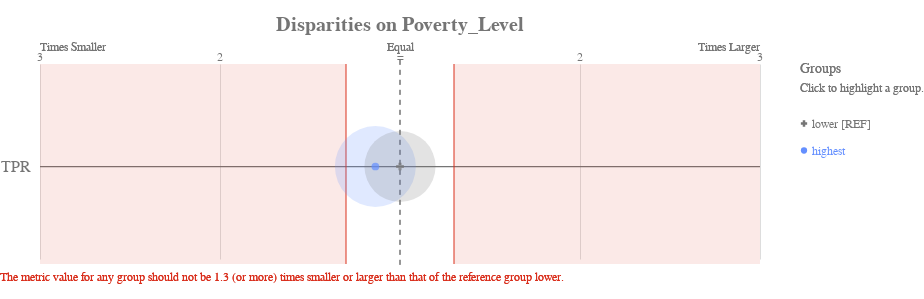

The code cell stored with this chart in its notebook:
### Code cell
ap.disparity(bdf, metrics, 'poverty_level', fairness_threshold = 1.3)

### Figure 1 — Vega-Lite specification as saved in the notebook (floating-point values rounded to 4 significant figures)
{"config": {"view": {"continuousWidth": 400, "continuousHeight": 300, "strokeWidth": 0}, "axisLeft": {"labelColor": "rgb(117,117,117)", "labelFont": "Arial", "labelFontSize": 16}, "title": {"align": "center", "baseline": "middle", "color": "rgb(117,117,117)", "font": "Arial", "fontSize": 20, "fontWeight": "bold"}}, "layer": [{"data": {"name": "data-1f2af75cfead9a3854ee453922b4eaab"}, "mark": {"type": "rule", "stroke": "rgb(117,117,117)", "strokeWidth": 1.25, "tooltip": ""}, "encoding": {"x": {"type": "quantitative", "field": "x", "scale": {"domain": [-2, 2], "range": [40.0, 760.0]}}, "x2": {"field": "x2"}, "y": {"type": "nominal", "axis": {"domain": false, "labelAngle": 0, "labelPadding": -30, "orient": "left", "ticks": false, "title": ""}, "field": "metric", "scale": {"domain": ["TPR"], "range": [30, 225.0]}}}}, {"data": {"name": "data-79dd248bdaa0ea02c535240e8ad022c8"}, "mark": {"type": "rule", "stroke": "rgb(117,117,117)", "strokeDash": [5, 5], "strokeWidth": 1}, "encoding": {"tooltip": {"value": "lower [REF]"}, "x": {"value": 400.0}, "y": {"value": 20.83}, "y2": {"value": 229.2}}}, {"data": {"name": "data-c233327f4cd9b4c2df31bf8015c83e4a"}, "mark": {"type": "text", "align": "center", "color": "rgb(117,117,117)", "font": "Arial", "fontSize": 12, "fontWeight": "normal", "tooltip": ""}, "encoding": {"text": {"type": "nominal", "field": "label"}, "x": {"type": "quantitative", "field": "value", "scale": {"domain": [-2, 2], "range": [40.0, 760.0]}}, "y": {"value": 17.5}}}, {"layer": [{"mark": {"type": "text", "align": "left", "fill": "rgb(117,117,117)", "font": "Arial", "fontSize": 12, "fontWeight": "normal", "tooltip": ""}, "encoding": {"text": {"value": "Times Smaller"}, "x": {"value": 40.0}, "y": {"value": 7.5}}}, {"mark": {"type": "text", "align": "right", "fill": "rgb(117,117,117)", "font": "Arial", "fontSize": 12, "fontWeight": "normal", "tooltip": ""}, "encoding": {"text": {"value": "Times Larger"}, "x": {"value": 760.0}, "y": {"value": 7.5}}}, {"mark": {"type": "text", "align": "center", "fill": "rgb(117,117,117)", "font": "Arial", "fontSize": 12, "fontWeight": "normal", "tooltip": ""}, "encoding": {"text": {"value": "Equal"}, "x": {"value": 400.0}, "y": {"value": 7.5}}}], "data": {"name": "data-79dd248bdaa0ea02c535240e8ad022c8"}}, {"layer": [{"mark": {"type": "rule", "opacity": 0.8, "stroke": "rgb(217, 46, 28)", "strokeWidth": 1.25, "tooltip": ""}, "encoding": {"x": {"type": "quantitative", "field": "min", "scale": {"domain": [-2, 2], "range": [40.0, 760.0]}}, "y": {"value": 25.0}, "y2": {"value": 225.0}}}, {"mark": {"type": "rule", "opacity": 0.8, "stroke": "rgb(217, 46, 28)", "strokeWidth": 1.25, "tooltip": ""}, "encoding": {"x": {"type": "quantitative", "field": "max", "scale": {"domain": [-2, 2], "range": [40.0, 760.0]}}, "y": {"value": 25.0}, "y2": {"value": 225.0}}}, {"layer": [{"mark": {"type": "rect", "fill": "rgb(217, 46, 28)", "opacity": 0.1, "tooltip": ""}, "encoding": {"x": {"type": "quantitative", "field": "min", "scale": {"domain": [-2, 2], "range": [40.0, 760.0]}}, "x2": {"field": "lower_end"}, "y": {"value": 25.0}, "y2": {"value": 225.0}}}, {"mark": {"type": "rect", "fill": "rgb(217, 46, 28)", "opacity": 0.1, "tooltip": ""}, "encoding": {"x": {"type": "quantitative", "field": "max", "scale": {"domain": [-2, 2], "range": [40.0, 760.0]}}, "x2": {"field": "upper_end"}, "y": {"value": 25.0}, "y2": {"value": 225.0}}}]}, {"data": {"name": "data-79dd248bdaa0ea02c535240e8ad022c8"}, "mark": {"type": "text", "align": "left", "baseline": "top", "fill": "rgb(217, 46, 28)", "font": "Arial", "fontSize": 12, "fontWeight": "normal", "tooltip": ""}, "encoding": {"text": {"value": "The metric value for any group should not be 1.3 (or more) times smaller or larger than that of the reference group lower."}, "x": {"value": 0}, "y": {"value": 233.3}}}], "data": {"name": "data-68125cfc4fc9557defd07e8d14c561c8"}}, {"layer": [{"mark": "circle"}, {"data": {"name": "data-b5887b10a960e26ec2eab3cd74705d08"}, "mark": {"type": "circle", "opacity": 0.2}, "encoding": {"color": {"condition": {"type": "nominal", "field": "attribute_value", "legend": null, "scale": {"domain": ["lower", "highest"], "range": ["rgb(117,117,117)", "rgb(100, 143, 255)", "rgb(254, 97, 0)", "rgb(220, 38, 127)", "rgb(255, 176, 0)", "rgb(120, 94, 240)"]}, "selection": "selector005"}, "value": "rgb(224,224,224)"}, "size": {"type": "quantitative", "field": "group_size", "legend": null, "scale": {"domain": [0, 11970.0], "range": [0, 7854.0]}}, "tooltip": [{"type": "nominal", "field": "attribute_value", "title": "Group"}, {"type": "nominal", "field": "tooltip_group_size", "title": "Group Size"}, {"type": "nominal", "field": "tooltip_disparity_explanation_tpr", "title": "Disparity"}, {"type": "quantitative", "field": "tpr", "format": ".2f", "title": "TPR"}], "x": {"type": "quantitative", "axis": {"domain": false, "labels": false, "ticks": false, "title": null, "values": [1, 2, -2, -1]}, "field": "tpr_disparity_scaled", "scale": {"domain": [-2, 2], "range": [40.0, 760.0]}}, "y": {"type": "nominal", "axis": {"domain": false, "grid": false, "labels": false, "ticks": false, "title": " "}, "field": "metric_variable", "scale": {"domain": ["TPR"], "range": [30, 225.0]}}}, "selection": {"selector007": {"type": "multi", "empty": "all", "fields": ["attribute_value"]}}, "transform": [{"calculate": "'TPR'", "as": "metric_variable"}]}, {"layer": [{"mark": "point"}, {"data": {"name": "data-b5887b10a960e26ec2eab3cd74705d08"}, "mark": {"type": "point", "filled": true, "size": 60}, "encoding": {"color": {"condition": {"type": "nominal", "field": "attribute_value", "legend": null, "scale": {"domain": ["lower", "highest"], "range": ["rgb(117,117,117)", "rgb(100, 143, 255)", "rgb(254, 97, 0)", "rgb(220, 38, 127)", "rgb(255, 176, 0)", "rgb(120, 94, 240)"]}, "selection": "selector005"}, "value": "rgb(224,224,224)"}, "shape": {"type": "nominal", "field": "attribute_value", "legend": null, "scale": {"domain": ["lower", "highest"], "range": ["cross", "circle"]}}, "tooltip": [{"type": "nominal", "field": "attribute_value", "title": "Group"}, {"type": "nominal", "field": "tooltip_group_size", "title": "Group Size"}, {"type": "nominal", "field": "tooltip_disparity_explanation_tpr", "title": "Disparity"}, {"type": "quantitative", "field": "tpr", "format": ".2f", "title": "TPR"}], "x": {"type": "quantitative", "axis": {"domain": false, "labels": false, "ticks": false, "title": null, "values": [1, 2, -2, -1]}, "field": "tpr_disparity_scaled", "scale": {"domain": [-2, 2], "range": [40.0, 760.0]}}, "y": {"type": "nominal", "axis": {"domain": false, "grid": false, "labels": false, "ticks": false, "title": " "}, "field": "metric_variable", "scale": {"domain": ["TPR"], "range": [30, 225.0]}}}, "selection": {"selector006": {"type": "multi", "empty": "all", "fields": ["attribute_value"]}}, "transform": [{"calculate": "'TPR'", "as": "metric_variable"}]}]}]}, {"layer": [{"mark": {"type": "point", "filled": true, "opacity": 1, "size": 39.48}, "encoding": {"color": {"condition": {"type": "nominal", "field": "attribute_value", "legend": null, "scale": {"domain": ["lower", "highest"], "range": ["rgb(117,117,117)", "rgb(100, 143, 255)", "rgb(254, 97, 0)", "rgb(220, 38, 127)", "rgb(255, 176, 0)", "rgb(120, 94, 240)"]}, "selection": "selector005"}, "value": "rgb(224,224,224)"}, "shape": {"type": "nominal", "field": "attribute_value", "legend": null, "scale": {"domain": ["lower", "highest"], "range": ["cross", "circle"]}}, "x": {"value": 804}, "y": {"type": "nominal", "axis": {"domain": false, "grid": false, "labels": false, "ticks": false, "title": " "}, "field": "attribute_value", "scale": {"domain": ["lower", "highest"], "range": [71, 125]}}}, "selection": {"selector005": {"type": "multi", "empty": "all", "fields": ["attribute_value"]}}}, {"mark": {"type": "text", "align": "left", "baseline": "middle", "font": "Arial", "fontSize": 12, "fontWeight": "normal"}, "encoding": {"color": {"condition": {"type": "nominal", "field": "attribute_value", "legend": null, "scale": {"domain": ["lower", "highest"], "range": ["rgb(117,117,117)", "rgb(100, 143, 255)", "rgb(254, 97, 0)", "rgb(220, 38, 127)", "rgb(255, 176, 0)", "rgb(120, 94, 240)"]}, "selection": "selector005"}, "value": "rgb(224,224,224)"}, "text": {"type": "nominal", "field": "label"}, "x": {"value": 812}, "y": {"type": "nominal", "axis": {"domain": false, "grid": false, "labels": false, "ticks": false, "title": " "}, "field": "attribute_value", "scale": {"domain": ["lower", "highest"], "range": [71, 125]}}}, "selection": {"selector008": {"type": "multi", "empty": "all", "fields": ["attribute_value"]}}}, {"data": {"name": "data-79dd248bdaa0ea02c535240e8ad022c8"}, "mark": {"type": "text", "align": "left", "baseline": "middle", "color": "rgb(117,117,117)", "font": "Arial", "fontSize": 12, "fontWeight": "normal"}, "encoding": {"text": {"value": "Click to highlight a group."}, "x": {"value": 800}, "y": {"value": 49}}}, {"data": {"name": "data-79dd248bdaa0ea02c535240e8ad022c8"}, "mark": {"type": "text", "align": "left", "baseline": "middle", "color": "rgb(117,117,117)", "font": "Arial", "fontSize": 14, "fontWeight": "normal"}, "encoding": {"text": {"value": "Groups"}, "x": {"value": 800}, "y": {"value": 30}}}], "data": {"name": "data-a5ebce136adcce28635ff1807ca7d132"}}], "height": 250, "padding": {"top": 15, "bottom": 10}, "resolve": {"scale": {"size": "independent", "y": "independent"}}, "title": "Disparities on Poverty_Level", "width": 800, "$schema": "https://vega.github.io/schema/vega-lite/v4.8.1.json", "datasets": {"data-1f2af75cfead9a3854ee453922b4eaab": [{"metric": "TPR", "x": -2, "x2": 2}], "data-79dd248bdaa0ea02c535240e8ad022c8": [{"a": 1, "b": 0}, {"a": 1, "b": 0}], "data-c233327f4cd9b4c2df31bf8015c83e4a": [{"value": 1, "label": 2}, {"value": 2, "label": 3}, {"value": -2, "label": 3}, {"value": -1, "label": 2}, {"value": 0, "label": "="}], "data-68125cfc4fc9557defd07e8d14c561c8": [{"min": -0.3, "max": 0.3, "lower_end": -2, "upper_end": 2}], "data-b5887b10a960e26ec2eab3cd74705d08": [{"attribute_name": "poverty_level", "attribute_value": "highest", "group_size": 9973, "total_entities": 17677, "tpr": 0.08772, "tpr_disparity": 0.8797, "tpr_disparity_scaled": -0.1367, "tooltip_group_size": "9,973 (56.42%)", "tooltip_disparity_explanation_tpr": "1.14 times smaller TPR than the reference group"}, {"attribute_name": "poverty_level", "attribute_value": "lower", "group_size": 7704, "total_entities": 17677, "tpr": 0.09972, "tpr_disparity": 1.0, "tpr_disparity_scaled": 0.0, "tooltip_group_size": "7,704 (43.58%)", "tooltip_disparity_explanation_tpr": "Reference group"}], "data-a5ebce136adcce28635ff1807ca7d132": [{"attribute_value": "lower", "label": "lower [REF]"}, {"attribute_value": "highest", "label": "highest"}]}}
